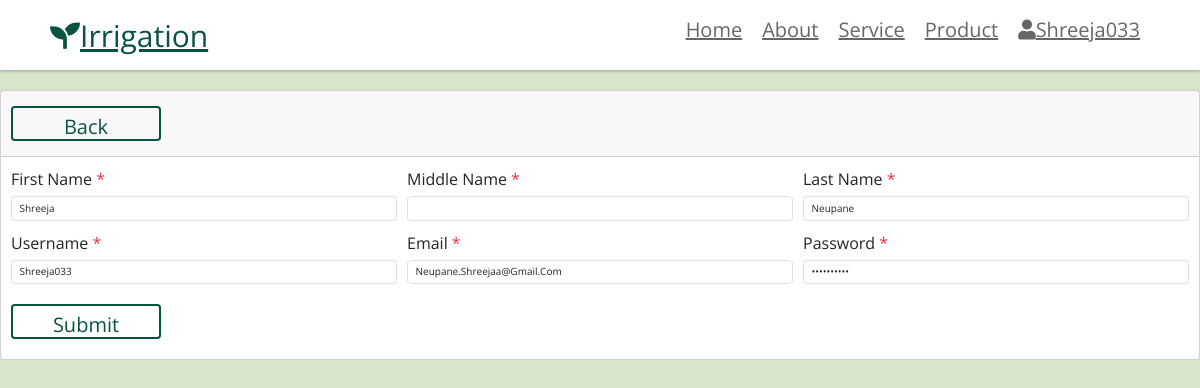
Page /user/update_profile.php (signed in) on the committed database.
### tables this page shows
CREATE TABLE `users` (
  `userid` int(255) NOT NULL,
  `role` varchar(20) NOT NULL DEFAULT 'Customer',
  `firstname` varchar(60) NOT NULL,
  `middlename` varchar(60) DEFAULT NULL,
  `lastname` varchar(60) NOT NULL,
  `contact` varchar(60) NOT NULL,
  `email` varchar(255) NOT NULL,
  `username` varchar(255) NOT NULL,
  `password` varchar(100) NOT NULL,
  `token` varchar(100) NOT NULL
);

### user/update_profile.php (the view, shortened to what this page needs)
<!DOCTYPE html>
<html lang="en" dir="ltr">
<head>
    <link href="https://cdn.jsdelivr.net/npm/bootstrap@5.3.3/dist/css/bootstrap.min.css" rel="stylesheet">
    <link rel="stylesheet" href="https://cdnjs.cloudflare.com/ajax/libs/font-awesome/5.15.4/css/all.min.css">
    <link rel="stylesheet" href="https://cdnjs.cloudflare.com/ajax/libs/font-awesome/6.2.1/css/all.min.css"/>
</head>
<body>
<?php
include 'header.php';
$customer_id = $_SESSION["customer_id"];
$sql_select = "SELECT * FROM users WHERE userid = ?";
$stmt_select = $conn->prepare($sql_select);
$stmt_select->bind_param("i", $customer_id);
$stmt_select->execute();
$result = $stmt_select->get_result();
$row = $result->fetch_assoc();
?>
<br><br><br><br><br><br>
<div class="main__content">
    <div class="row">
        <div class="col-md-12">
            <div class="card">
                <div class="card-header">
                    <div class="">
                        <a href="account.php" class="btn btn-secondary" name="button">Back</a>
                    </div>
                </div>
                <div class="card-body">
                    <form action="" method="POST">
                        <div class="row g-3">
                            <div class="col-md-4">
                                <label class="form-label">First Name <span class="text-danger">*</span> </label>
                                <input type="text" name="first_name" class="form-control" value="<?php echo htmlspecialchars($row['firstname']); ?>">
                            </div>
                            <div class="col-md-4">
                                <label class="form-label">Middle Name <span class="text-danger">*</span> </label>
                                <input type="text" name="middle_name" class="form-control" value="<?php echo htmlspecialchars($row['middlename']); ?>">
                            </div>
                            <div class="col-md-4">
                                <label class="form-label">Last Name <span class="text-danger">*</span> </label>
                                <input type="text" name="last_name" class="form-control" value="<?php echo htmlspecialchars($row['lastname']); ?>">
                            </div>
                            <div class="col-md-4">
                                <label class="form-label">Username <span class="text-danger">*</span> </label>
                                <input type="text" name="username" class="form-control" value="<?php echo htmlspecialchars($row['username']); ?>">
                            </div>
                            <div class="col-md-4">
                                <label class="form-label">Email <span class="text-danger">*</span> </label>
                                <input type="email" name="email" class="form-control" value="<?php echo htmlspecialchars($row['email']); ?>">
                            </div>
                            <div class="col-md-4">
                                <label class="form-label">Password <span class="text-danger">*</span> </label>
                                <input type="password" name="password" class="form-control" value="<?php echo htmlspecialchars($row['password']); ?>">
                            </div>
                            <div class="col-md-12">
                                <button type="submit" class="btn btn-success" name="update">Submit</button>
                            </div>
                        </div>
                    </form>
                </div>
            </div>
        </div>
    </div>
</div>
</body>
</html>

### css/Style.css (style rules this page uses)
:root { --green:#0a5342; }
* { font-family: 'Open Sans', sans-serif; margin:0; padding:0; box-sizing: border-box; text-transform: capitalize; text-decoration: none; transition: all .5s cubic-bezier(.37,1.14,.26,1.24); }
html { font-size: 62.5%; overflow-x: hidden; }
.btn { height:3.5rem; width:15rem; background:none; outline:none; border:.2rem solid var(--green); color:var(--green); font-size: 2rem; margin:1rem 0; cursor: pointer; overflow: hidden; z-index: 0; position: relative; }
.btn::before, .btn::after { position: absolute; content: ''; top:0; left:0; height:100%; width: 100%; background:var(--green); z-index: -1; transition: all 0.5s cubic-bezier(.37,1.14,.26,1.24); }
.btn::before { clip-path: polygon(0 0, 0 0, 0 0); }
.btn::after { clip-path: polygon(100% 100%, 100% 100%, 100% 100%); }

### user/update_profile.php (style rules this page uses)
body { background-color: #D7E5CA; }

### rows in the picture
users: first_name "Shreeja", last_name "Neupane", username "shreeja033", email "neupane.shreejaa@gmail.com"

### other values in the picture
$_SESSION['username'] "Shreeja033"
